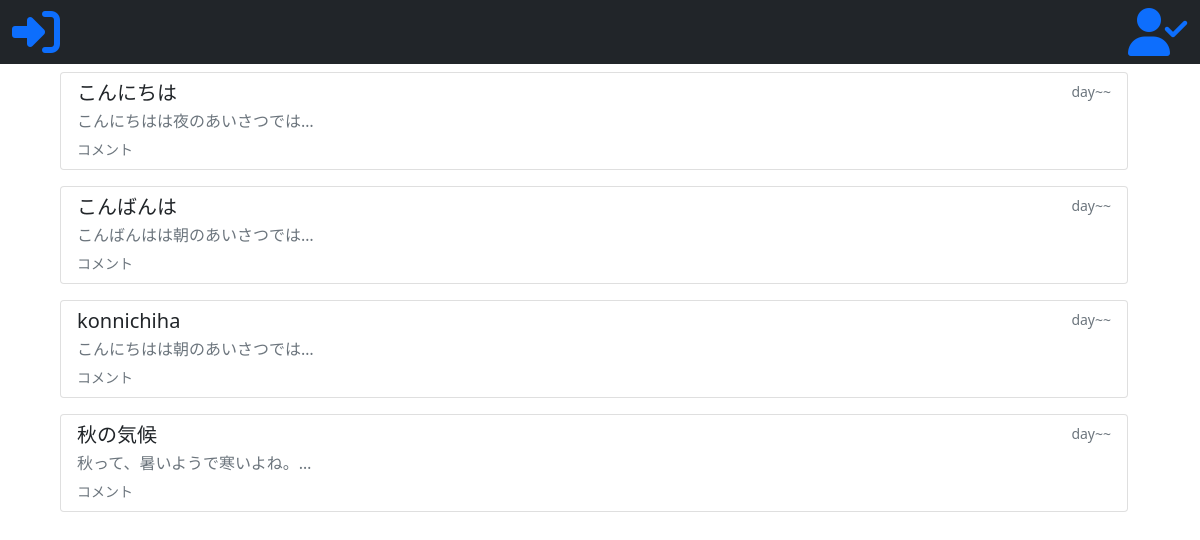
Page /list/ on the committed database.
### app/models.py (models this page shows)
class App(models.Model):
    title=models.CharField(max_length=100)
    text=models.TextField()
    degree=models.CharField(
        max_length=100,
        choices=(('0','0%'),('10','10%'),("20","20%"),("30","30%"),
        ("40","40%"),("50","50%"),("60","60%"),("70","70%"),("80","80%"),
        ("90","90%"),("100","100%"),("120","limit-break"),),
        null=True,
    )
    user=models.ForeignKey('auth.User',on_delete=models.CASCADE)

### app/views.py (the view)
# urls.py: path('list/',views.AppList.as_view(),name='app-list'),
class AppList(ListView):
    template_name='app/app_list.html'
    model=App

### app/templates/app/app_list.html (shortened to what this page needs)
{% extends 'base.html' %}
{% block body %}
<div class="row mx-auto" style="width:90%">
    {% for i in object_list%}
    <div class="list-group">
    <a href="{% url 'app:app-detail' i.pk %}" class="list-group-item list-group-item-action my-2" style="display:block">
        <div class="d-flex w-100 justify-content-between">
          <h5 class="mb-1">{{i.title}}</h5>
          <small class="text-muted">day~~</small>
        </div>
        <p class="mb-1 text-muted">{{i.text|truncatechars:15}}</p>
        <small class="text-muted">コメント</small>
    </a>
    </div>
    {%endfor%}
</div>
{% endblock body %}

### rows in the picture
App: title "こんにちは", text "こんにちはは夜のあいさつでは…"
App: title "こんばんは", text "こんばんはは朝のあいさつでは…"
App: title "konnichiha", text "こんにちはは朝のあいさつでは…"
App: title "秋の気候", text "秋って、暑いようで寒いよね。…"
